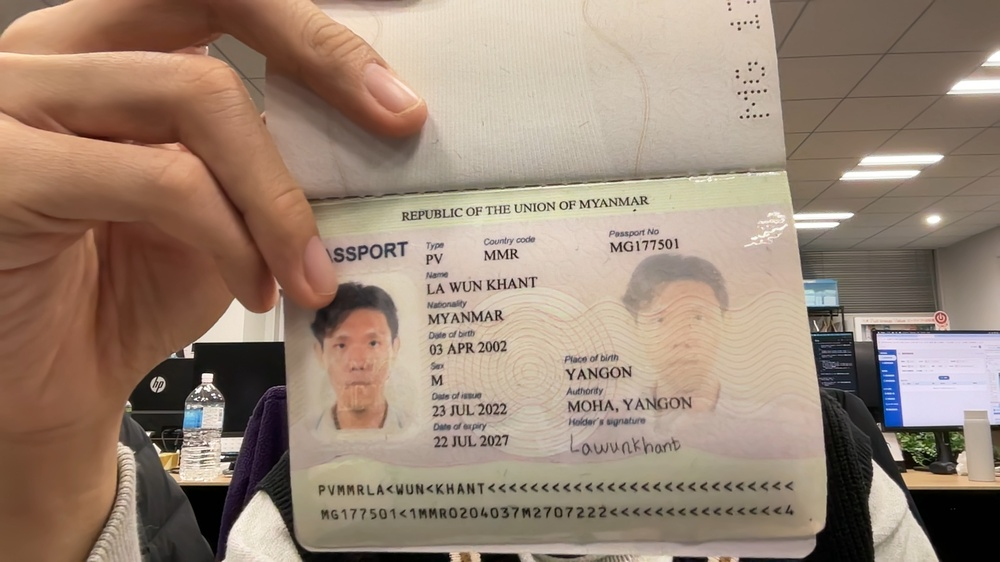
#> input picture documents/passport/photo_page_20260108_171446.jpg, 1000 x 562 px, shrunk from 1920 x 1080 before the run
$ python -i card_physical_check.py   (imports and definitions only)
#> lines starting #> are read from the running program, lines starting #| are printed output that depends on the picture; after the words box and inside, x2 and y2 are one past the last pixel; in counts of white or black regions, pixels touching at a corner belong together
import os
from typing import Dict, List

import cv2
import numpy as np


def _safe_float(value: float) -> float:
    return float(round(float(value), 4))


def _analyze_single_frame(path: str) -> Dict[str, float]:
    img = cv2.imread(path)
#> img is the input picture: shape (562, 1000, 3); mean B, G, R 117.1, 133.3, 154.3
    if img is None:
        return {
            "ok": 0.0,
            "edge_strength": 0.0,
            "angle": 0.0,
            "area_ratio": 0.0,
        }

    gray = cv2.cvtColor(img, cv2.COLOR_BGR2GRAY)
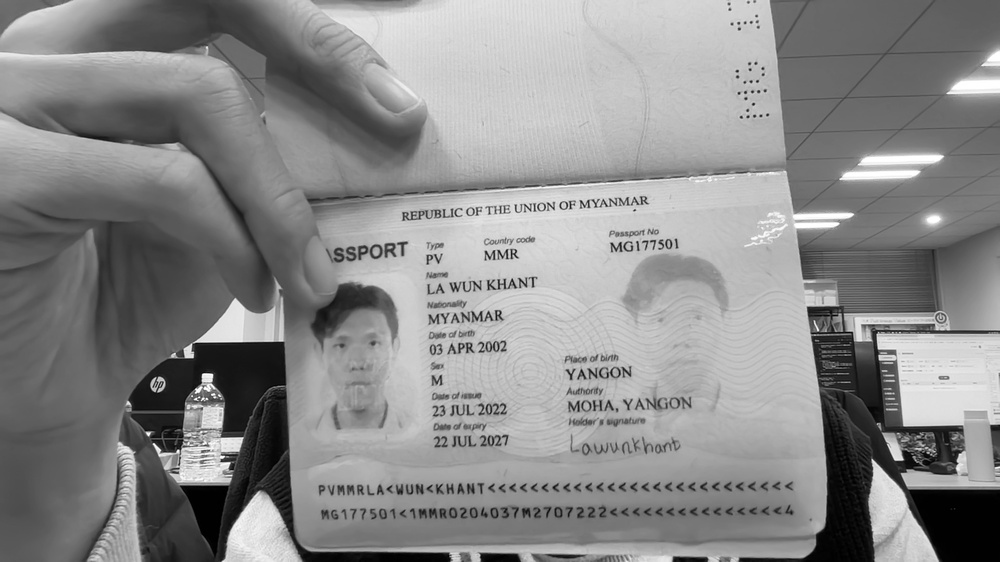
#> gray: shape (562, 1000); min 0, max 255, mean 137.7
    blur = cv2.GaussianBlur(gray, (5, 5), 0)
    edges = cv2.Canny(blur, 75, 180)
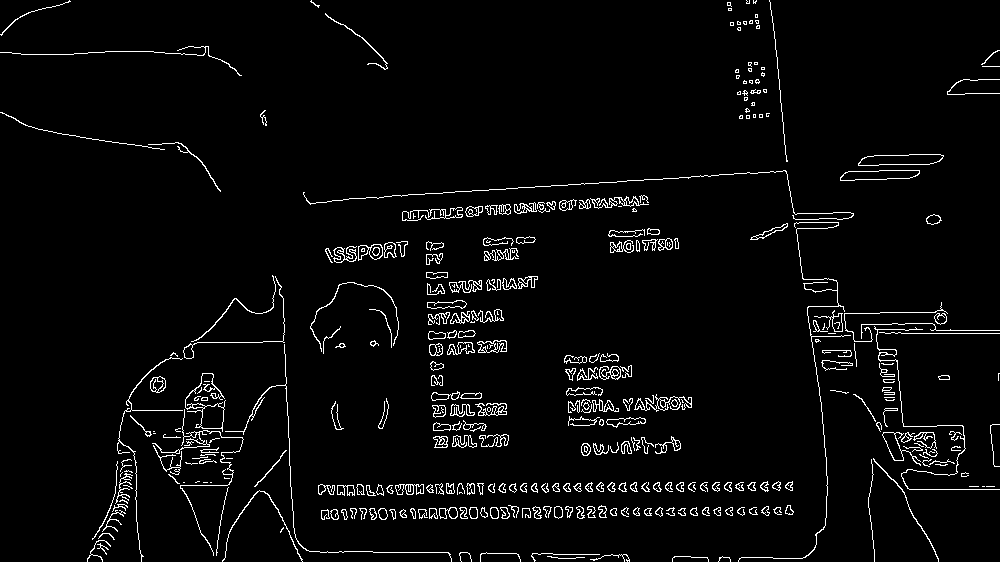
#> edges: shape (562, 1000); 3.6% white in thin lines or dots

    contours, _ = cv2.findContours(edges, cv2.RETR_EXTERNAL, cv2.CHAIN_APPROX_SIMPLE)
#> contours = 344 contours, 195 with area under 20; largest, box (x1, y1, x2, y2) and area: (858, 154, 944, 166) 738, (840, 170, 920, 181) 613, (185, 373, 226, 432) 586, (882, 432, 921, 466) 330, (477, 340, 507, 353) 264
    if not contours:
        return {
            "ok": 0.0,
            "edge_strength": 0.0,
            "angle": 0.0,
            "area_ratio": 0.0,
        }

    h, w = gray.shape
#> h = 562; w = 1000
    frame_area = float(max(h * w, 1))
#> frame_area = 562000

    candidate = max(contours, key=cv2.contourArea)
#> candidate = contour of 28 points, box (x1, y1, x2, y2) (858, 154, 944, 166), area 738
    contour_area = float(cv2.contourArea(candidate))
#> contour_area = 738.5
    if contour_area <= 0:
        return {
            "ok": 0.0,
            "edge_strength": 0.0,
            "angle": 0.0,
            "area_ratio": 0.0,
        }

    rect = cv2.minAreaRect(candidate)
#> rect = ((900.5, 159.4), (85.18, 10.39), -1.12)
    angle = float(rect[2])
#> angle = -1.12

    mask = np.zeros_like(gray)
    cv2.drawContours(mask, [candidate], -1, 255, thickness=2)
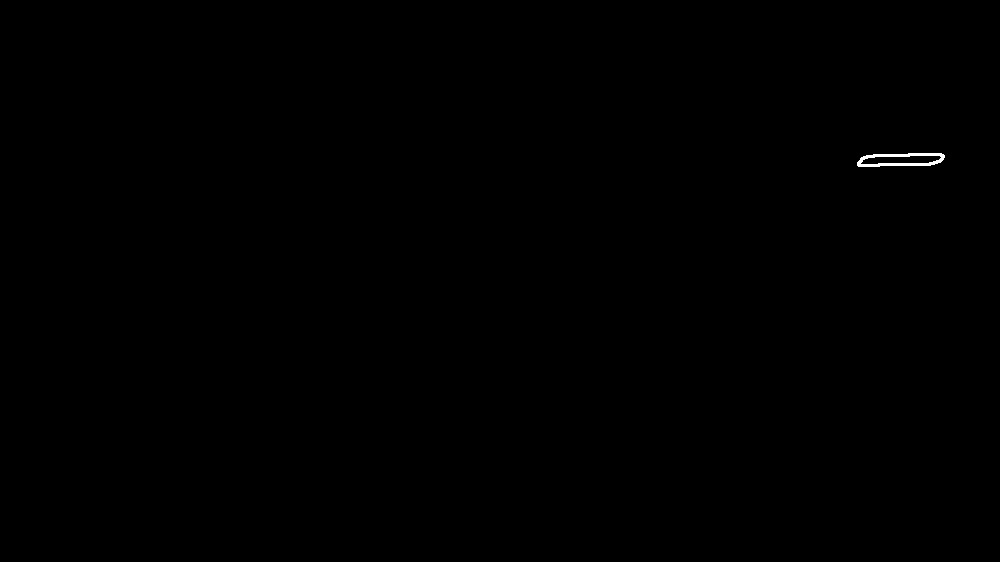
#> mask: shape (562, 1000); 0.1% white; 1 white region, box (x1, y1, x2, y2) and area: (857, 153, 945, 167) 556
    edge_strength = float(np.mean(edges[mask > 0])) / 255.0
#> edge_strength = 0.327

    area_ratio = contour_area / frame_area
#> area_ratio = 0.00131

    return {
        "ok": 1.0,
        "edge_strength": edge_strength,
        "angle": angle,
        "area_ratio": area_ratio,
    }


# [65 lines left out: function analyze_card_physicality, not called in this run]

>>> result = _analyze_single_frame('../../documents/passport/photo_page_20260108_171446.jpg')
#> result = {'ok': 1, 'edge_strength': 0.327, 'angle': -1.12, 'area_ratio': 0.00131}
